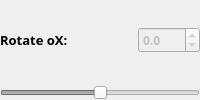
          <widget class="QWidget" name="rotateX_container" native="true">
           <layout class="QVBoxLayout" name="rotateX_verticalLayout">
            <property name="spacing">
             <number>4</number>
            </property>
            <property name="leftMargin">
             <number>0</number>
            </property>
            <property name="topMargin">
             <number>0</number>
            </property>
            <property name="rightMargin">
             <number>0</number>
            </property>
            <property name="bottomMargin">
             <number>0</number>
            </property>
            <item>
             <widget class="QWidget" name="rotateX_topContainer" native="true">
              <layout class="QHBoxLayout" name="shiftX_top_horizontalLayout_2">
               <property name="leftMargin">
                <number>0</number>
               </property>
               <property name="topMargin">
                <number>0</number>
               </property>
               <property name="rightMargin">
                <number>0</number>
               </property>
               <property name="bottomMargin">
                <number>0</number>
               </property>
               <item>
                <widget class="QLabel" name="rotateX_label">
                 <property name="sizePolicy">
                  <sizepolicy hsizetype="Expanding" vsizetype="Fixed">
                   <horstretch>0</horstretch>
                   <verstretch>0</verstretch>
                  </sizepolicy>
                 </property>
                 <property name="font">
                  <font>
                   <family>Segoe UI Semibold</family>
                   <pointsize>10</pointsize>
                   <weight>75</weight>
                   <bold>true</bold>
                  </font>
                 </property>
                 <property name="styleSheet">
                  <string notr="true"/>
                 </property>
                 <property name="text">
                  <string>Rotate oX:</string>
                 </property>
                 <property name="alignment">
                  <set>Qt::AlignLeading|Qt::AlignLeft|Qt::AlignTop</set>
                 </property>
                 <property name="margin">
                  <number>0</number>
                 </property>
                </widget>
               </item>
               <item>
                <widget class="QDoubleSpinBox" name="rotateX_spinBox">
                 <property name="enabled">
                  <bool>false</bool>
                 </property>
                 <property name="font">
                  <font>
                   <family>Segoe UI Semibold</family>
                   <pointsize>9</pointsize>
                   <weight>75</weight>
                   <bold>true</bold>
                  </font>
                 </property>
                 <property name="styleSheet">
                  <string notr="true"/>
                 </property>
                 <property name="frame">
                  <bool>true</bool>
                 </property>
                 <property name="decimals">
                  <number>1</number>
                 </property>
                 <property name="minimum">
                  <double>-180.000000000000000</double>
                 </property>
                 <property name="maximum">
                  <double>180.000000000000000</double>
                 </property>
                 <property name="singleStep">
                  <double>1.000000000000000</double>
                 </property>
                </widget>
               </item>
              </layout>
             </widget>
            </item>
            <item>
             <widget class="QSlider" name="rotateX_slider">
              <property name="enabled">
               <bool>false</bool>
              </property>
              <property name="minimum">
               <number>-180</number>
              </property>
              <property name="maximum">
               <number>180</number>
              </property>
              <property name="orientation">
               <enum>Qt::Horizontal</enum>
              </property>
             </widget>
            </item>
           </layout>
          </widget>
